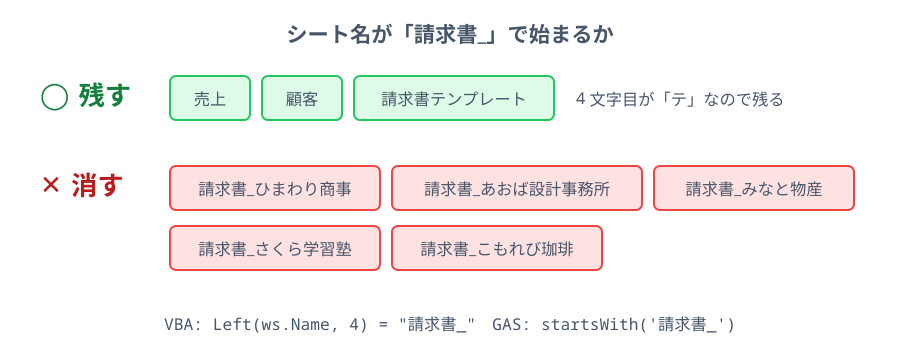

Here is the Python script that generated this plot:
"""5-2: DeleteInvoices が消すシートと残すシート。「請求書_」で始まるかで分ける（SPLITTING）。"""
import sys
sys.path.insert(0, "/Users/seekseep/.claude/skills/genfig")
from genfig import Canvas

c = Canvas(900, 360)
c.text(450, 42, "シート名が「請求書_」で始まるか", scale="label")

def tab(x, y, w, name, color):
    c.sticky(x, y, w, 44, color=color, rx=6, weight="thin")
    c.text(x + w / 2, y + 29, name, scale="caption")

c.text(40, 104, "◯ 残す", scale="heading", align="left", fill="#15803d")
x = 170
for name, w in (("売上", 80), ("顧客", 80), ("請求書テンプレート", 200)):
    tab(x, 76, w, name, "green")
    x += w + 12
c.text(x + 10, 104, "4 文字目が「テ」なので残る", scale="caption", align="left")

c.text(40, 194, "✕ 消す", scale="heading", align="left", fill="#b91c1c")
rows = [[("請求書_ひまわり商事", 210), ("請求書_あおば設計事務所", 250), ("請求書_みなと物産", 200)],
        [("請求書_さくら学習塾", 210), ("請求書_こもれび珈琲", 210)]]
for r, row in enumerate(rows):
    x = 170
    for name, w in row:
        tab(x, 166 + r * 60, w, name, "red")
        x += w + 12
c.text(450, 330, "VBA: Left(ws.Name, 4) = \"請求書_\"　GAS: startsWith('請求書_')", scale="caption", font="technical")
c.save("03-delete-tabs.svg")
